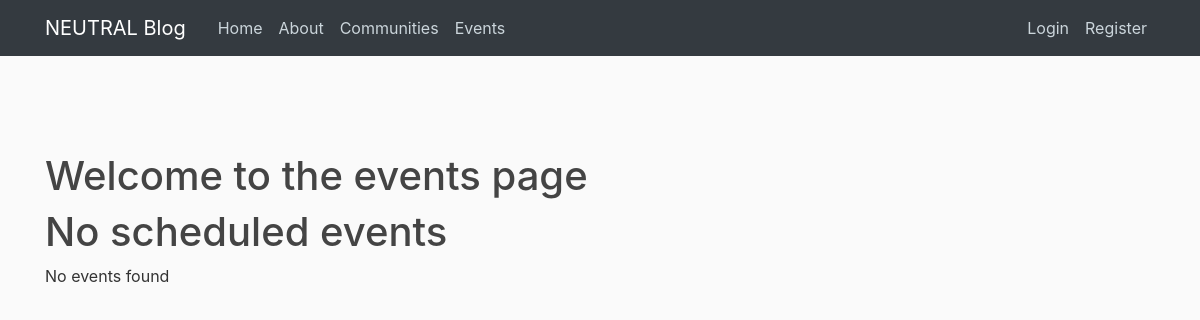
/events/, run on an earlier commit of the app's database.
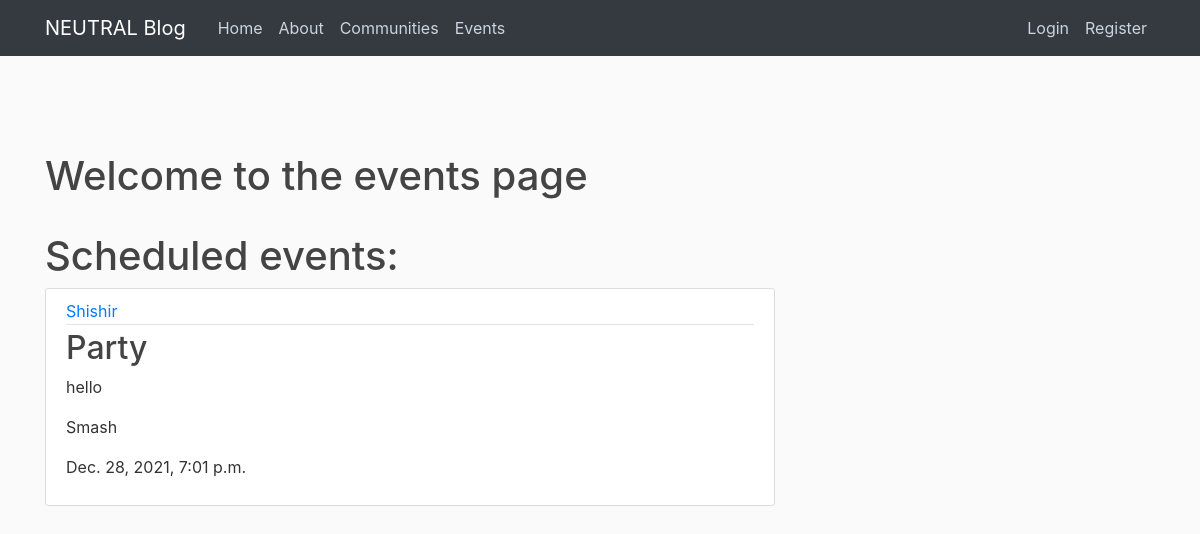
And on a later commit of the database.
### events/models.py (models this page shows, shortened)
class Events(models.Model):
    title = models.CharField(max_length=200)
    content = models.TextField()
    event_date = models.DateTimeField(default= timezone.now)
    community = models.CharField(max_length=20 ,choices=COMMUNITY_CHOICES, default='All')
    date_posted = models.DateTimeField(default= timezone.now)
    creator = models.ForeignKey(User, on_delete=models.CASCADE)
    event_type = models.CharField(max_length=20,choices=EVENT_TYPES_CHOICES, default='Friendly')
    likes = models.ManyToManyField(User, related_name = 'events_likes')
    signed_up = models.ManyToManyField(User, related_name= 'events_signed_up')
    dislikes = models.ManyToManyField(User, related_name = 'events_dislikes')
    image = models.ImageField(null=True, blank=True, upload_to = "events-images/")

### events/views.py (the view)
# urls.py: path('', EventsListView.as_view(), name='events'),
class EventsListView(ListView):
    model = Events
    template_name = 'events/events.html'
    context_object_name = 'events'
    ordering = ['-date_posted']

### events/templates/events/events.html (shortened to what this page needs)
{% extends "events/base.html"%}
    {% block content %}
    <br>
    <br>
    <br>
    <h1>Welcome to the events page</h1>
    {% if events %}
    <br>
    <h1>Scheduled events:</h1>
    {% else %}
    <h1>No scheduled events </h1>
    {% endif %}
    {% for event in events %}
        <article class="media content-section">
      <div class="media-body">
        <div class="article-metadata">
          <a class="mr-2" href="#">{{ event.creator }}</a>
        </div>
        <h2><a class="article-title" href="{% url 'events-detail' event.id %}">{{ event.title }}</a></h2>
        <p class="article-content">{{ event.content }}</p>
            <p class="article-content">{{ event.community }}</p>
            <p class="article-content">{{ event.event_date }}</p>
      </div>
    </article>
    {% endfor %}
    {% if not events %}
    <p>No events found</p>
    {% endif %}
{% endblock content %}

What changed in the data, as far as the page shows it:
added Events: creator "Shishir", title "Party", content "hello", community "Smash", event_date "Dec. 28, 2021, 7:01 p.m."
Also different on the page:
text no longer shown: "No scheduled events No events found"
text now shown: "Scheduled events:"
